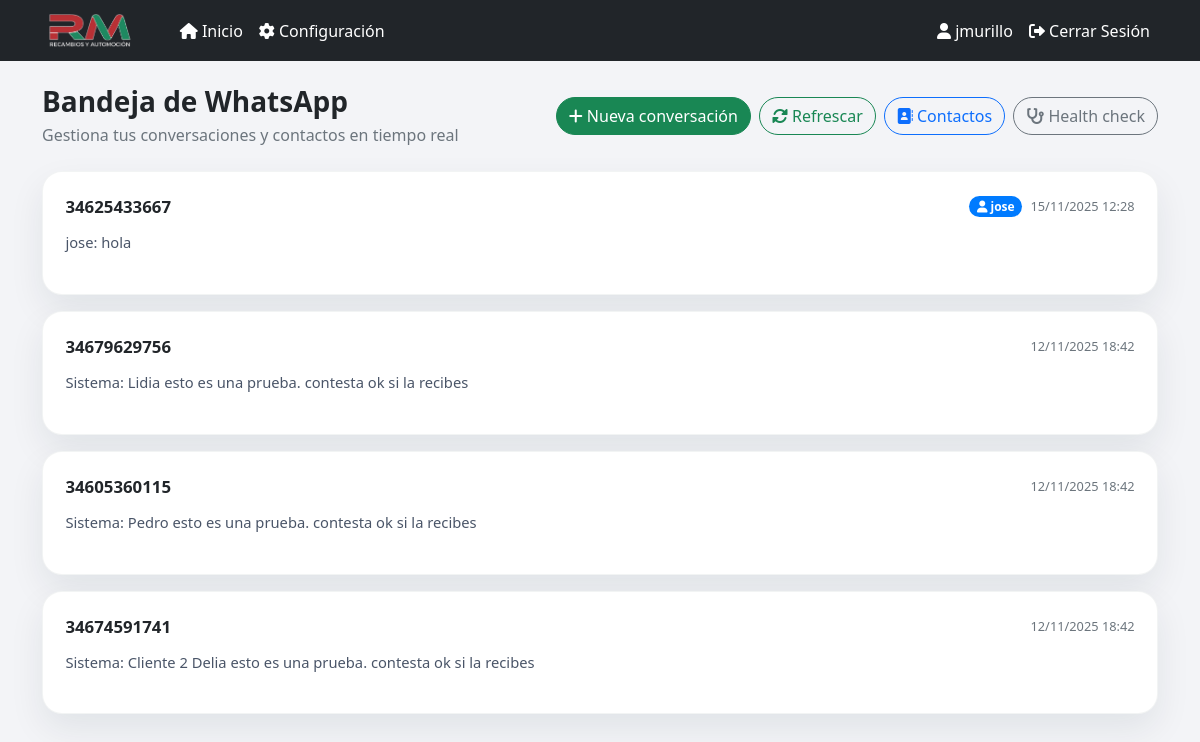
The app's page /whatsapp (signed in) with its own data.
### models.py (models this page shows, shortened)
class Usuario(db.Model, UserMixin):
    __tablename__ = 'usuario'
    id = db.Column(db.Integer, primary_key=True)
    username = db.Column(db.String(80), unique=True, nullable=False, index=True)
    password_hash = db.Column(db.String(255), nullable=False)
    activo = db.Column(db.Boolean, default=True)
    color = db.Column(db.String(7), default='#007bff')  # Color en formato hexadecimal
    created_at = db.Column(db.DateTime, default=datetime.utcnow)
    def set_password(self, password):
        self.password_hash = generate_password_hash(password)

class WhatsAppConversation(db.Model):
    __tablename__ = 'whatsapp_conversation'
    id = db.Column(db.Integer, primary_key=True)
    contact_number = db.Column(db.String(64), nullable=False, index=True)
    contact_name = db.Column(db.String(255))
    created_at = db.Column(db.DateTime, default=datetime.utcnow, nullable=False)
    updated_at = db.Column(db.DateTime, default=datetime.utcnow, onupdate=datetime.utcnow, nullable=False)
    messages = db.relationship(
        'WhatsAppMessage',
        backref='conversation',
        lazy='dynamic',
        cascade='all, delete-orphan'
    )
    def last_message(self):
        return self.messages.order_by(WhatsAppMessage.sent_at.desc(), WhatsAppMessage.id.desc()).first()
    def unread_count(self):
        return self.messages.filter_by(sender_type='customer', is_read=False).count()

class WhatsAppMessage(db.Model):
    __tablename__ = 'whatsapp_message'
    id = db.Column(db.Integer, primary_key=True)
    conversation_id = db.Column(db.Integer, db.ForeignKey('whatsapp_conversation.id'), nullable=False, index=True)
    sender_type = db.Column(db.String(32), nullable=False)  # 'customer' o 'agent'
    message_text = db.Column(db.Text, nullable=False)
    sent_at = db.Column(db.DateTime, default=datetime.utcnow, nullable=False, index=True)
    external_id = db.Column(db.String(128), index=True)
    is_read = db.Column(db.Boolean, default=True, nullable=False, index=True)
    media_type = db.Column(db.String(32))
    media_url = db.Column(db.String(500))
    usuario_id = db.Column(db.Integer, db.ForeignKey('usuario.id'), nullable=True)  # Usuario que envió el mensaje (si es agent)
    usuario = db.relationship('Usuario', backref='whatsapp_messages', lazy=True)

### app.py (the view)
@app.route('/whatsapp')
@login_required
def whatsapp_dashboard():
    conversaciones = WhatsAppConversation.query.order_by(WhatsAppConversation.updated_at.desc()).all()
    return render_template('whatsapp/index.html', conversaciones=conversaciones)

### app.py (called while the page is built, shortened)
@login_manager.user_loader
def load_user(user_id):
    return Usuario.query.get(int(user_id))

def _chat_display(value: str) -> str:
    if not value:
        return ""
    if value.endswith("@c.us") or value.endswith("@s.whatsapp.net"):
        return value.split("@", 1)[0]
    return value

@app.template_filter("chat_display")
def chat_display_filter(value: str | None) -> str:
    return _chat_display(value)

@app.before_request
def _asegurar_scheduler():
    global _scheduler_iniciado

@app.before_request
def before_request():
    global _sistema_inicializado
    if not _sistema_inicializado and not app.config['DEBUG']:
        inicializar_sistema()
    try:
        usuario_admin = Usuario.query.filter_by(username='jmurillo').first()
        if not usuario_admin:
            usuario_admin = Usuario(username='jmurillo', activo=True)
            usuario_admin.set_password('TxMb-7-0')
            db.session.add(usuario_admin)
            db.session.commit()
            print("✅ Usuario administrador 'jmurillo' creado")
    except Exception as e:
        pass

### templates/whatsapp/index.html (shortened to what this page needs)
{% extends "base.html" %}
{% block extra_head %}
<link rel="stylesheet" href="{{ url_for('static', filename='whatsapp.css') }}">
{% endblock %}
{% block content %}
<div class="d-flex justify-content-between align-items-center flex-wrap gap-3 mb-4 header-actions">
    <div>
        <h1 class="h3 mb-1 fw-bold">Bandeja de WhatsApp</h1>
        <p class="text-muted mb-0">Gestiona tus conversaciones y contactos en tiempo real</p>
    </div>
    <div class="d-flex gap-2 flex-wrap">
        <a href="{{ url_for('whatsapp_new_conversation') }}" class="btn btn-success">
            <i class="fas fa-plus"></i> Nueva conversación
        </a>
        <button class="btn btn-outline-success" type="button" id="refresh-conversations">
            <i class="fas fa-sync-alt"></i> Refrescar
        </button>
        <button class="btn btn-outline-primary" type="button" data-bs-toggle="modal" data-bs-target="#contactsModal">
            <i class="fas fa-address-book"></i> Contactos
        </button>
        <a href="{{ url_for('whatsapp_health_check') }}" class="btn btn-outline-secondary">
            <i class="fas fa-stethoscope"></i> Health check
        </a>
    </div>
</div>
<div id="conversation-list-wrapper" class="{% if not conversaciones %}d-none{% endif %}">
    <div id="conversation-list" class="conversation-grid">
        {% for conversation in conversaciones %}
            {% set last = conversation.last_message() %}
            {% set unread = conversation.unread_count() %}
            <a class="conversation-tile" href="{{ url_for('whatsapp_conversation_detail', conversation_id=conversation.id) }}">
                <div class="tile-header d-flex justify-content-between align-items-center">
                    <div class="tile-name">{{ conversation.contact_name or conversation.contact_number|chat_display }}</div>
                    <div class="d-flex align-items-center gap-2">
                        {% if last %}
                            {% if last.sender_type == 'agent' and last.usuario %}
                                <span class="badge" style="background-color: {{ last.usuario.color or '#007bff' }}; color: white; font-size: 0.75rem;">
                                    <i class="fas fa-user"></i> {{ last.usuario.username }}
                                </span>
                            {% elif last.sender_type == 'customer' %}
                                <span class="badge bg-success" style="font-size: 0.75rem;">
                                    <i class="fas fa-user"></i> {{ conversation.contact_name or conversation.contact_number|chat_display }}
                                </span>
                            {% endif %}
                        {% endif %}
                        <div class="tile-meta">
                            {{ conversation.updated_at.strftime("%d/%m/%Y %H:%M") if conversation.updated_at else "" }}
                        </div>
                    </div>
                </div>
                <div class="tile-snippet">
                    {% if last %}
                        {% if last.sender_type == 'agent' %}
                            {% if last.usuario %}
                                {% set prefix = last.usuario.username ~ ':' %}
                            {% else %}
                                {% set prefix = 'Sistema:' %}
                            {% endif %}
                        {% else %}
                            {% set prefix = (conversation.contact_name or conversation.contact_number|chat_display) ~ ':' %}
                        {% endif %}
                        {% if last.message_text %}
                            {{ prefix }} {{ last.message_text }}
                        {% elif last.media_type %}
                            {{ prefix }} [{{ last.media_type|title }}]
                        {% else %}
                            {{ prefix }} Mensaje
                        {% endif %}
                    {% else %}
                        Sin mensajes todavía
                    {% endif %}
                </div>
            </a>
        {% endfor %}
    </div>
</div>
{% endblock %}

### templates/base.html (shortened to what this page needs)
<!DOCTYPE html>
<html lang="es">
<head>
    <link href="https://cdn.jsdelivr.net/npm/bootstrap@5.1.3/dist/css/bootstrap.min.css" rel="stylesheet">
    <link href="https://cdnjs.cloudflare.com/ajax/libs/font-awesome/6.0.0/css/all.min.css" rel="stylesheet">
    {% block extra_head %}{% endblock %}
</head>
<body>
    <nav class="navbar navbar-expand-lg navbar-dark bg-dark">
        <div class="container">
            <a class="navbar-brand d-flex align-items-center" href="{{ url_for('panel') }}">
                <img src="{{ url_for('static', filename='logo_rm.png') }}" alt="Recambios RM" style="height: 35px; margin-right: 10px;">
            </a>
            <div class="collapse navbar-collapse" id="navbarNav">
                <ul class="navbar-nav me-auto">
                    <li class="nav-item">
                        <a class="nav-link {% if request.endpoint == 'panel' %}active{% endif %}" href="{{ url_for('panel') }}">
                            <i class="fas fa-home"></i> Inicio
                        </a>
                    </li>
                    {% if current_user.is_authenticated and current_user.username == 'jmurillo' %}
                    <li class="nav-item">
                        <a class="nav-link {% if request.endpoint == 'configuracion' %}active{% endif %}" href="{{ url_for('configuracion') }}">
                            <i class="fas fa-cog"></i> Configuración
                        </a>
                    </li>
                    {% endif %}
                </ul>
                <ul class="navbar-nav">
                    {% if current_user.is_authenticated %}
                    <li class="nav-item">
                        <span class="nav-link text-light">
                            <i class="fas fa-user"></i> {{ current_user.username }}
                        </span>
                    </li>
                    <li class="nav-item">
                        <a class="nav-link" href="{{ url_for('logout') }}">
                            <i class="fas fa-sign-out-alt"></i> Cerrar Sesión
                        </a>
                    </li>
                    {% else %}
                    <li class="nav-item">
                        <a class="nav-link" href="{{ url_for('login') }}">
                            <i class="fas fa-sign-in-alt"></i> Iniciar Sesión
                        </a>
                    </li>
                    {% endif %}
                </ul>
            </div>
        </div>
    </nav>
    <div class="container mt-4">
        {% block content %}{% endblock %}
    </div>
</body>
</html>

### static/whatsapp.css (style rules this page uses)
body { background: #f3f4f7; }
.conversation-grid { display: flex; flex-direction: column; gap: 1rem; margin-top: 1.5rem; }
.conversation-tile { background: #fff; border-radius: 20px; padding: 1.4rem; position: relative; box-shadow: 0 15px 35px rgba(15, 37, 54, 0.08); display: flex; flex-direction: column; gap: 0.75rem; text-decoration: none; color: inherit; border: 1px solid rgba(15, 37, 54, 0.05); transition: transform 0.25s ease, box-shadow 0.25s ease; }
.conversation-tile .tile-header { display: flex; justify-content: space-between; align-items: center; }
.conversation-tile .tile-name { font-weight: 600; font-size: 1.05rem; }
.conversation-tile .tile-meta { font-size: 0.8rem; color: #6c757d; }
.conversation-tile .tile-snippet { font-size: 0.92rem; color: #4a5568; min-height: 40px; }
.conversation-tile .badge { border-radius: 999px; font-size: 0.78rem; }
.header-actions .btn { border-radius: 999px; }

### templates/base.html (style rules this page uses)
.navbar-brand { font-weight: bold; }
.navbar-brand img { transition: transform 0.3s ease; }
.navbar-dark .navbar-nav .nav-link { color: #ffffff !important; font-weight: 500; transition: all 0.3s ease; }
.navbar-dark .navbar-brand { color: #ffffff !important; }

### records on screen
Usuario: username "jmurillo"
WhatsAppConversation: contact_name+contact_number "34625433667", updated_at "15/11/2025 12:28", prefix "jose:"
Usuario: usuario.username "jose"
WhatsAppMessage: message_text "hola"
WhatsAppConversation: contact_name+contact_number "34679629756", updated_at "12/11/2025 18:42", prefix "Sistema:"
WhatsAppMessage: message_text "Lidia esto es una prueba. contesta ok si la recibes"
WhatsAppConversation: contact_name+contact_number "34605360115", updated_at "12/11/2025 18:42", prefix "Sistema:"
WhatsAppMessage: message_text "Pedro esto es una prueba. contesta ok si la recibes"
WhatsAppConversation: contact_name+contact_number "34674591741", updated_at "12/11/2025 18:42", prefix "Sistema:"
WhatsAppMessage: message_text "Cliente 2 Delia esto es una prueba. contesta ok si la recibes"
